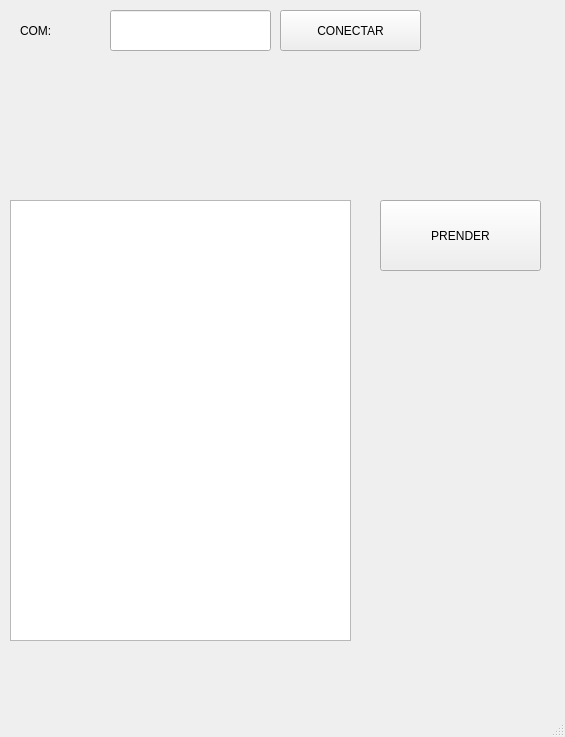
<?xml version="1.0" encoding="UTF-8"?>
<ui version="4.0">
 <class>MainWindow</class>
 <widget class="QMainWindow" name="MainWindow">
  <property name="geometry">
   <rect>
    <x>0</x>
    <y>0</y>
    <width>565</width>
    <height>737</height>
   </rect>
  </property>
  <property name="windowTitle">
   <string>MainWindow</string>
  </property>
  <widget class="QWidget" name="centralwidget">
   <widget class="QListWidget" name="listWidget">
    <property name="geometry">
     <rect>
      <x>10</x>
      <y>200</y>
      <width>341</width>
      <height>441</height>
     </rect>
    </property>
   </widget>
   <widget class="QLabel" name="label">
    <property name="geometry">
     <rect>
      <x>20</x>
      <y>20</y>
      <width>81</width>
      <height>21</height>
     </rect>
    </property>
    <property name="text">
     <string>COM:</string>
    </property>
   </widget>
   <widget class="QLineEdit" name="txt_com">
    <property name="geometry">
     <rect>
      <x>110</x>
      <y>10</y>
      <width>161</width>
      <height>41</height>
     </rect>
    </property>
   </widget>
   <widget class="QPushButton" name="btn_accion">
    <property name="geometry">
     <rect>
      <x>280</x>
      <y>10</y>
      <width>141</width>
      <height>41</height>
     </rect>
    </property>
    <property name="text">
     <string>CONECTAR</string>
    </property>
   </widget>
   <widget class="QLabel" name="txt_estado">
    <property name="geometry">
     <rect>
      <x>30</x>
      <y>80</y>
      <width>501</width>
      <height>71</height>
     </rect>
    </property>
    <property name="font">
     <font>
      <pointsize>18</pointsize>
      <weight>75</weight>
      <bold>true</bold>
     </font>
    </property>
    <property name="text">
     <string/>
    </property>
    <property name="alignment">
     <set>Qt::AlignCenter</set>
    </property>
   </widget>
   <widget class="QPushButton" name="btn_control_led">
    <property name="geometry">
     <rect>
      <x>380</x>
      <y>200</y>
      <width>161</width>
      <height>71</height>
     </rect>
    </property>
    <property name="text">
     <string>PRENDER</string>
    </property>
   </widget>
  </widget>
  <widget class="QMenuBar" name="menubar">
   <property name="geometry">
    <rect>
     <x>0</x>
     <y>0</y>
     <width>565</width>
     <height>26</height>
    </rect>
   </property>
  </widget>
  <widget class="QStatusBar" name="statusbar"/>
 </widget>
 <resources/>
 <connections/>
</ui>
